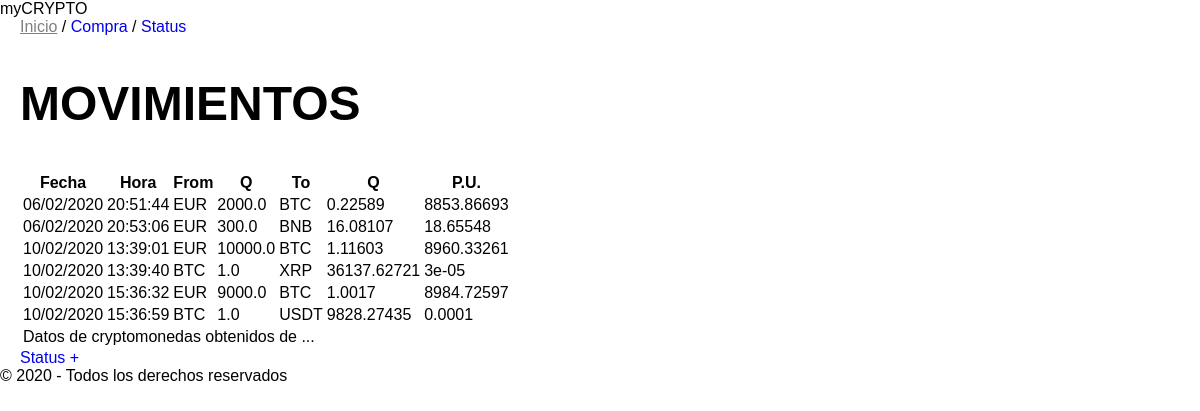
Before: / with the older database file.
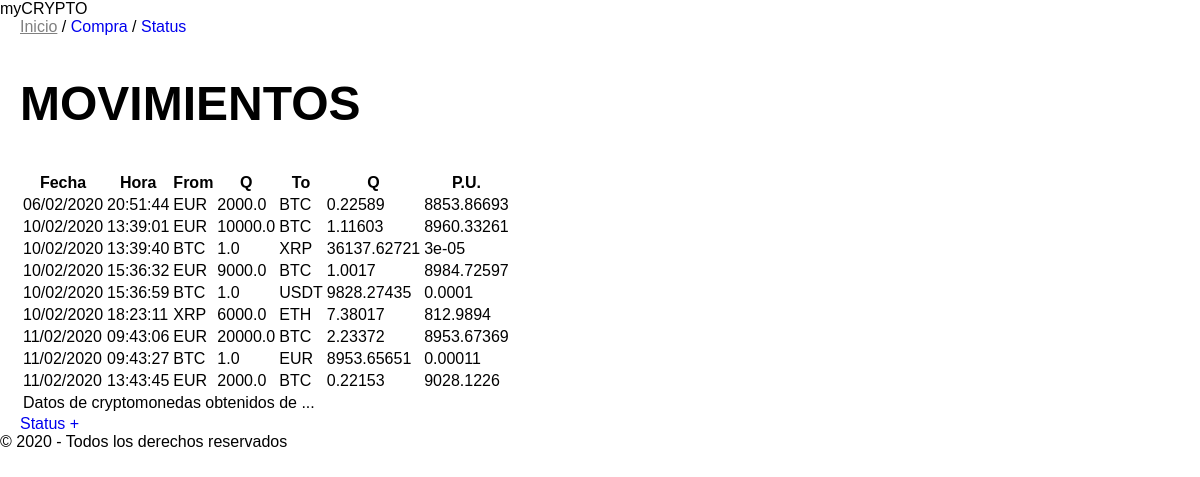
After: the same page with the newer database file.
### tables this page shows
CREATE TABLE "movements" (
	"id"	INTEGER,
	"date"	TEXT,
	"time"	TEXT,
	"from_currency"	INTEGER,
	"from_quantity"	REAL,
	"to_currency"	INTEGER,
	"to_quantity"	REAL,
	PRIMARY KEY("id"),
	FOREIGN KEY("from_currency") REFERENCES "cryptos",
	FOREIGN KEY("to_currency") REFERENCES "cryptos"
);

### cryptoapp/routes.py (the view)
@app.route("/", methods=['GET', 'POST'])
def index():
    conn = sqlite3.connect(BASE_DATOS)
    cursor = conn.cursor()
    query = "SELECT * from movements;"
    filas = cursor.execute(query)
    listado = []
    valorUnit = []
    for fila in filas:
        fila = list(fila)
        '''
        unidad = consultaApi(fila[3], fila[5], 1)
        '''
        valorUnit = round((fila[4] / fila[6]), 5)
        '''
        valorUnit = unidad[0]['data']['quote'][fila[5]]['price']
        '''
        fila.append(valorUnit)
        fila = tuple(fila)
        listado.append(fila)
    conn.close()
    return render_template("index.html", listado = listado)

### cryptoapp/templates/index.html (shortened to what this page needs)
{% extends "base.html" %}
{% block content %}
    <nav>
        <a class="deact" href="">Inicio</a> /
        <a href="purchase">Compra</a> /
        <a href="status">Status</a>
    </nav>
    <h1>MOVIMIENTOS</h1>
    <table>
        <thead>
            <tr>
                <th>Fecha</th>
                <th>Hora</th>
                <th>From</th>
                <th>Q</th>
                <th>To</th>
                <th>Q</th>
                <th>P.U.</th>
            </tr>
        </thead>
        <tfoot>
            <tr>
                <td colspan="7">Datos de cryptomonedas obtenidos de ...</td>
            </tr>
        </tfoot>
        <tbody>
            {% for linea in listado %}
                <tr>
                    <td>{{linea[1]}}</td>
                    <td>{{linea[2]}}</td>
                    <td>{{linea[3]}}</td>
                    <td>{{linea[4]}}</td>
                    <td>{{linea[5]}}</td>
                    <td>{{linea[6]}}</td>
                    <td>{{linea[7]}}</td>
                </tr>
            {% endfor %}
        </tbody>
    </table>
    <a href="status">Status</a>
    <a href="purchase">+</a>
{% endblock %}

### cryptoapp/templates/base.html (shortened to what this page needs)
<html lang="en">
<head>
    <link rel="stylesheet" href="./static/styles.css">
    <link rel="stylesheet" href="./static/min.css">
</head>
<body>
    <header>myCRYPTO</header>
    <section class="container">
        {% block content %}{% endblock %}
    </section>
    <footer>&copy; 2020 - Todos los derechos reservados</footer>
</body>
</html>

### cryptoapp/static/styles.css (style rules this page uses)
.deact { pointer-events: none; cursor: default; text-decoration: underline; color: grey }
a { text-decoration: none; }

### cryptoapp/static/min.css (style rules this page uses)
body,textarea,input,select { background:0;border-radius:0;font:16px sans-serif;margin:0 }
.container { margin:0 20px;width:auto }
h1 { font-size:3em }

Changed rows visible on the page:
removed movements: date "06/02/2020", time "20:53:06", from_currency "EUR", from_quantity "300.0", to_currency "BNB", to_quantity "16.08107", linea "18.65548"
added movements: date "10/02/2020", time "18:23:11", from_currency "XRP", from_quantity "6000.0", to_currency "ETH", to_quantity "7.38017", linea "812.9894"
added movements: date "11/02/2020", time "09:43:06", from_currency "EUR", from_quantity "20000.0", to_currency "BTC", to_quantity "2.23372", linea "8953.67369"
added movements: date "11/02/2020", time "09:43:27", from_currency "BTC", from_quantity "1.0", to_currency "EUR", to_quantity "8953.65651", linea "0.00011"
added movements: date "11/02/2020", time "13:43:45", from_currency "EUR", from_quantity "2000.0", to_currency "BTC", to_quantity "0.22153", linea "9028.1226"
